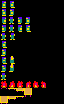

Tiled map render using the project's own tile images. Description and the whole map definition, tile-layer contents included, below:
An orthogonal 8x13 tile map with 8x8 px tiles, 14 tile layers (walk-right, walk-left, turn-from-right, turn-from-left, ...).

<map version="1.2" tiledversion="1.2.1" orientation="orthogonal" renderorder="right-down" width="8" height="13" tilewidth="8" tileheight="8" infinite="0" nextlayerid="37" nextobjectid="1">
 <tileset firstgid="1" name="sprites" tilewidth="8" tileheight="8" tilecount="256" columns="16">
  <image source="sprites.png" width="128" height="128" />
 </tileset>
 <layer id="23" name="walk-right" width="8" height="13" locked="1">
  <properties>
   <property name="animation-loop" type="bool" value="false" />
   <property name="animation-speed" type="float" value="0.5" />
  </properties>
  <data encoding="csv">
49,50,0,0,0,0,0,0,
0,0,0,0,0,0,0,0,
0,0,0,0,0,0,0,0,
0,0,0,0,0,0,0,0,
0,0,0,0,0,0,0,0,
0,0,0,0,0,0,0,0,
0,0,0,0,0,0,0,0,
0,0,0,0,0,0,0,0,
0,0,0,0,0,0,0,0,
0,0,0,0,0,0,0,0,
0,0,0,0,0,0,0,0,
0,0,0,0,0,0,0,0,
0,0,0,0,0,0,0,0
</data>
 </layer>
 <layer id="24" name="walk-left" width="8" height="13" locked="1">
  <properties>
   <property name="animation-loop" type="bool" value="false" />
   <property name="animation-speed" type="float" value="0.5" />
  </properties>
  <data encoding="csv">
0,0,0,0,0,0,0,0,
2147483697,2147483698,0,0,0,0,0,0,
0,0,0,0,0,0,0,0,
0,0,0,0,0,0,0,0,
0,0,0,0,0,0,0,0,
0,0,0,0,0,0,0,0,
0,0,0,0,0,0,0,0,
0,0,0,0,0,0,0,0,
0,0,0,0,0,0,0,0,
0,0,0,0,0,0,0,0,
0,0,0,0,0,0,0,0,
0,0,0,0,0,0,0,0,
0,0,0,0,0,0,0,0
</data>
 </layer>
 <layer id="25" name="turn-from-right" width="8" height="13" locked="1">
  <properties>
   <property name="animation-loop" type="bool" value="false" />
   <property name="animation-speed" type="float" value="1" />
  </properties>
  <data encoding="csv">
0,0,0,0,0,0,0,0,
0,0,0,0,0,0,0,0,
51,52,2147483699,2147483698,0,0,0,0,
0,0,0,0,0,0,0,0,
0,0,0,0,0,0,0,0,
0,0,0,0,0,0,0,0,
0,0,0,0,0,0,0,0,
0,0,0,0,0,0,0,0,
0,0,0,0,0,0,0,0,
0,0,0,0,0,0,0,0,
0,0,0,0,0,0,0,0,
0,0,0,0,0,0,0,0,
0,0,0,0,0,0,0,0
</data>
 </layer>
 <layer id="26" name="turn-from-left" width="8" height="13" locked="1">
  <properties>
   <property name="animation-loop" type="bool" value="false" />
   <property name="animation-speed" type="float" value="1" />
  </properties>
  <data encoding="csv">
0,0,0,0,0,0,0,0,
0,0,0,0,0,0,0,0,
0,0,0,0,0,0,0,0,
2147483699,52,51,50,0,0,0,0,
0,0,0,0,0,0,0,0,
0,0,0,0,0,0,0,0,
0,0,0,0,0,0,0,0,
0,0,0,0,0,0,0,0,
0,0,0,0,0,0,0,0,
0,0,0,0,0,0,0,0,
0,0,0,0,0,0,0,0,
0,0,0,0,0,0,0,0,
0,0,0,0,0,0,0,0
</data>
 </layer>
 <layer id="27" name="climb-ladder" width="8" height="13" locked="1">
  <properties>
   <property name="animation-loop" type="bool" value="false" />
   <property name="animation-speed" type="float" value="0.5" />
  </properties>
  <data encoding="csv">
0,0,0,0,0,0,0,0,
0,0,0,0,0,0,0,0,
0,0,0,0,0,0,0,0,
0,0,0,0,0,0,0,0,
68,2147483716,0,0,0,0,0,0,
0,0,0,0,0,0,0,0,
0,0,0,0,0,0,0,0,
0,0,0,0,0,0,0,0,
0,0,0,0,0,0,0,0,
0,0,0,0,0,0,0,0,
0,0,0,0,0,0,0,0,
0,0,0,0,0,0,0,0,
0,0,0,0,0,0,0,0
</data>
 </layer>
 <layer id="28" name="descend-ladder" width="8" height="13" locked="1">
  <properties>
   <property name="animation-loop" type="bool" value="false" />
   <property name="animation-speed" type="float" value="0.5" />
  </properties>
  <data encoding="csv">
0,0,0,0,0,0,0,0,
0,0,0,0,0,0,0,0,
0,0,0,0,0,0,0,0,
0,0,0,0,0,0,0,0,
68,2147483716,0,0,0,0,0,0,
0,0,0,0,0,0,0,0,
0,0,0,0,0,0,0,0,
0,0,0,0,0,0,0,0,
0,0,0,0,0,0,0,0,
0,0,0,0,0,0,0,0,
0,0,0,0,0,0,0,0,
0,0,0,0,0,0,0,0,
0,0,0,0,0,0,0,0
</data>
 </layer>
 <layer id="29" name="iddle-right" width="8" height="13" locked="1">
  <properties>
   <property name="animation-loop" type="bool" value="false" />
   <property name="animation-speed" type="float" value="1" />
  </properties>
  <data encoding="csv">
0,0,0,0,0,0,0,0,
0,0,0,0,0,0,0,0,
0,0,0,0,0,0,0,0,
0,0,0,0,0,0,0,0,
0,0,0,0,0,0,0,0,
50,0,0,0,0,0,0,0,
0,0,0,0,0,0,0,0,
0,0,0,0,0,0,0,0,
0,0,0,0,0,0,0,0,
0,0,0,0,0,0,0,0,
0,0,0,0,0,0,0,0,
0,0,0,0,0,0,0,0,
0,0,0,0,0,0,0,0
</data>
 </layer>
 <layer id="30" name="iddle-left" width="8" height="13" locked="1">
  <properties>
   <property name="animation-loop" type="bool" value="false" />
   <property name="animation-speed" type="float" value="1" />
  </properties>
  <data encoding="csv">
0,0,0,0,0,0,0,0,
0,0,0,0,0,0,0,0,
0,0,0,0,0,0,0,0,
0,0,0,0,0,0,0,0,
0,0,0,0,0,0,0,0,
0,0,0,0,0,0,0,0,
2147483698,0,0,0,0,0,0,0,
0,0,0,0,0,0,0,0,
0,0,0,0,0,0,0,0,
0,0,0,0,0,0,0,0,
0,0,0,0,0,0,0,0,
0,0,0,0,0,0,0,0,
0,0,0,0,0,0,0,0
</data>
 </layer>
 <layer id="31" name="fall-left" width="8" height="13" locked="1">
  <properties>
   <property name="animation-loop" type="bool" value="false" />
   <property name="animation-speed" type="float" value="0.5" />
  </properties>
  <data encoding="csv">
0,0,0,0,0,0,0,0,
0,0,0,0,0,0,0,0,
0,0,0,0,0,0,0,0,
0,0,0,0,0,0,0,0,
0,0,0,0,0,0,0,0,
0,0,0,0,0,0,0,0,
0,0,0,0,0,0,0,0,
66,67,0,0,0,0,0,0,
0,0,0,0,0,0,0,0,
0,0,0,0,0,0,0,0,
0,0,0,0,0,0,0,0,
0,0,0,0,0,0,0,0,
0,0,0,0,0,0,0,0
</data>
 </layer>
 <layer id="32" name="fall-right" width="8" height="13" locked="1">
  <properties>
   <property name="animation-loop" type="bool" value="false" />
   <property name="animation-speed" type="float" value="1" />
  </properties>
  <data encoding="csv">
0,0,0,0,0,0,0,0,
0,0,0,0,0,0,0,0,
0,0,0,0,0,0,0,0,
0,0,0,0,0,0,0,0,
0,0,0,0,0,0,0,0,
0,0,0,0,0,0,0,0,
0,0,0,0,0,0,0,0,
0,0,0,0,0,0,0,0,
2147483714,2147483715,0,0,0,0,0,0,
0,0,0,0,0,0,0,0,
0,0,0,0,0,0,0,0,
0,0,0,0,0,0,0,0,
0,0,0,0,0,0,0,0
</data>
 </layer>
 <layer id="33" name="climb-iddle" width="8" height="13" locked="1">
  <properties>
   <property name="animation-loop" type="bool" value="false" />
   <property name="animation-speed" type="float" value="1" />
  </properties>
  <data encoding="csv">
0,0,0,0,0,0,0,0,
0,0,0,0,0,0,0,0,
0,0,0,0,0,0,0,0,
0,0,0,0,0,0,0,0,
0,0,0,0,0,0,0,0,
0,0,0,0,0,0,0,0,
0,0,0,0,0,0,0,0,
0,0,0,0,0,0,0,0,
0,0,0,0,0,0,0,0,
52,0,0,0,0,0,0,0,
0,0,0,0,0,0,0,0,
0,0,0,0,0,0,0,0,
0,0,0,0,0,0,0,0
</data>
 </layer>
 <layer id="34" name="burning-thing" width="8" height="13">
  <properties>
   <property name="animation-loop" type="bool" value="true" />
   <property name="animation-speed" type="float" value="1" />
  </properties>
  <data encoding="csv">
0,0,0,0,0,0,0,0,
0,0,0,0,0,0,0,0,
0,0,0,0,0,0,0,0,
0,0,0,0,0,0,0,0,
0,0,0,0,0,0,0,0,
0,0,0,0,0,0,0,0,
0,0,0,0,0,0,0,0,
0,0,0,0,0,0,0,0,
0,0,0,0,0,0,0,0,
0,0,0,0,0,0,0,0,
38,39,2147483686,2147483688,2147483687,40,0,0,
0,0,0,0,0,0,0,0,
0,0,0,0,0,0,0,0
</data>
 </layer>
 <layer id="35" name="crushing-thing" width="8" height="13">
  <properties>
   <property name="animation-loop" type="bool" value="false" />
   <property name="animation-speed" type="float" value="1" />
  </properties>
  <data encoding="csv">
0,0,0,0,0,0,0,0,
0,0,0,0,0,0,0,0,
0,0,0,0,0,0,0,0,
0,0,0,0,0,0,0,0,
0,0,0,0,0,0,0,0,
0,0,0,0,0,0,0,0,
0,0,0,0,0,0,0,0,
0,0,0,0,0,0,0,0,
0,0,0,0,0,0,0,0,
0,0,0,0,0,0,0,0,
0,0,0,0,0,0,0,0,
54,55,56,57,0,0,0,0,
0,0,0,0,0,0,0,0
</data>
 </layer>
 <layer id="36" name="uncrushing-thing" width="8" height="13">
  <properties>
   <property name="animation-loop" type="bool" value="false" />
   <property name="animation-speed" type="float" value="1" />
  </properties>
  <data encoding="csv">
0,0,0,0,0,0,0,0,
0,0,0,0,0,0,0,0,
0,0,0,0,0,0,0,0,
0,0,0,0,0,0,0,0,
0,0,0,0,0,0,0,0,
0,0,0,0,0,0,0,0,
0,0,0,0,0,0,0,0,
0,0,0,0,0,0,0,0,
0,0,0,0,0,0,0,0,
0,0,0,0,0,0,0,0,
0,0,0,0,0,0,0,0,
0,0,0,0,0,0,0,0,
57,56,55,54,0,0,0,0
</data>
 </layer>
</map>
